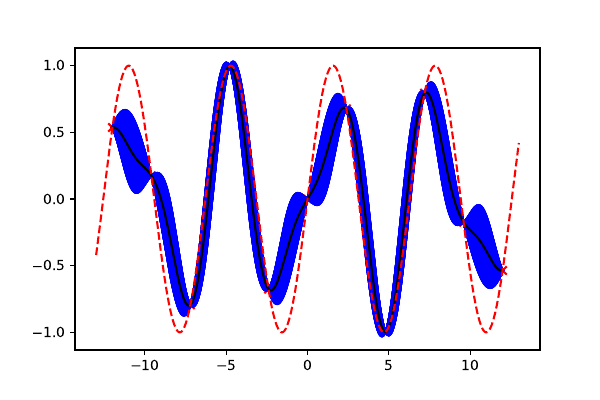

This figure's Python source:
import numpy as np
import matplotlib.pyplot as plt

import numpy as np

def kernel(X1, X2, l=1., sigma_f=1.0):
    """
    Isotropic squared exponential kernel.
    
    Args:
        X1: Array of m points (m x d).
        X2: Array of n points (n x d).

    Returns:
        (m x n) matrix.
    """
    sqdist = np.sum(X1**2, 1).reshape(-1, 1) + np.sum(X2**2, 1) - 2 * np.dot(X1, X2.T)
    return sigma_f**2 * np.exp(-0.5 / l**2 * sqdist)

x  = np.vstack(np.linspace(-12,12, 11))
y = np.sin(x)
x_s =  np.vstack(np.linspace(-12., 12., 500))

K = kernel(x, x)
K_s = kernel(x,x_s)
K_ss = kernel(x_s, x_s)
K_i = np.linalg.inv(K)

# Equation (7)
mu_s = K_s.T.dot(K_i).dot(y)

# Equation (8)
cov_s = K_ss - K_s.T.dot(K_i).dot(K_s)
N = np.random.multivariate_normal(mu_s.ravel(), cov_s)

x_true = np.linspace(-13,13,500)
y_true = np.sin(x_true)
plt.figure()
plt.plot(x_s, mu_s + cov_s / 2, color = 'blue')
plt.plot(x_s, mu_s - cov_s / 2, color = 'blue')
plt.plot(x_s, mu_s, color = 'black')
plt.plot(x_true, y_true, color = 'red', linestyle = 'dashed')
plt.scatter(x, y, marker = 'x', color ='red')
plt.savefig('first_gp.pdf')